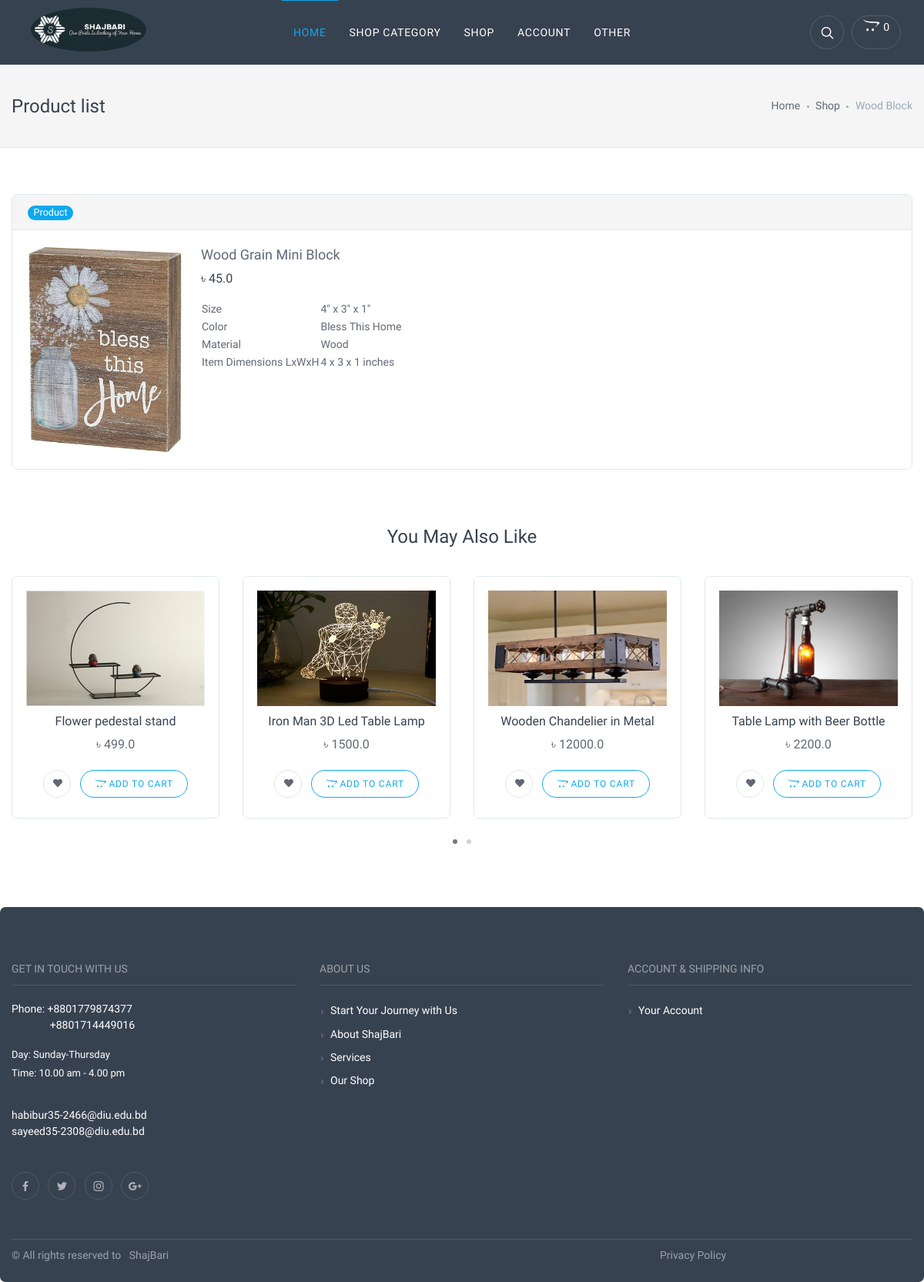
Screenshot of /category/17/wood-block with the database file from the repository.
### app_product/models.py (models this page shows, shortened)
class Category(MPTTModel):
    STATUS = (
        ('True', 'True'),
        ('False', 'False'),
    )
    parent = TreeForeignKey('self', blank=True, null=True, on_delete=models.CASCADE, related_name='Children')
    title = models.CharField(max_length=50)
    keywords = models.CharField(max_length=255)
    description = models.TextField(max_length=255)
    image = models.ImageField(blank=True, upload_to='uploads/')
    status = models.CharField(max_length=10, choices=STATUS)
    slug = models.SlugField(null=False, unique=True)
    create_at = models.DateTimeField(auto_now_add=True)
    update_at = models.DateTimeField(auto_now=True)
    class MPTTMeta:
        order_insertion_by = ['title']

class Product(models.Model):
    STATUS = (
        ('True', 'True'),
        ('False', 'False'),
    )
    category = models.ForeignKey(Category, on_delete=models.CASCADE)
    title = models.CharField(max_length=500)
    keywords = models.CharField(max_length=255)
    description = RichTextUploadingField()
    image = models.ImageField(blank=True, upload_to='uploads/')
    price = models.FloatField()
    amount = models.IntegerField()
    min_amount = models.IntegerField()
    details = RichTextUploadingField()
    status = models.CharField(max_length=10, choices=STATUS)
    slug = models.SlugField(null=False, unique=True)
    create_at = models.DateTimeField(auto_now_add=True)
    update_at = models.DateTimeField(auto_now=True)
    def image_tag(self):
        return mark_safe('<img src="{}" height="50"/>'.format(self.image.url))
    image_tag.sort_description = 'Image'

### app_home/views.py (the view)
# urls.py: path('category/<int:id>/<slug:slug>', views.CategoryView, name="CategoryView"),
def CategoryView(request, id, slug):
    products = Product.objects.filter(category_id=id)
    catdata = Category.objects.get(pk=id)
    you_may_like_products = Product.objects.all().order_by('?')[:6]  # random 6
    context = {
        'products': products,
        'you_may_like_products': you_may_like_products,
        'catdata': catdata,
    }
    return render(request, 'home/category_products.html', context)

### app_home/templatetags/custom_tags.py (called while the page is built)
@register.simple_tag
def CategoryList():
    return Category.objects.all()

@register.simple_tag
def CartProductCount(userid):
    product_count = ShopCart.objects.filter(user_id=userid).count()
    return product_count

### templates/home/category_products.html (shortened to what this page needs)
{% extends "base.html" %}
{% load static %}
{% block header_block %}
{% include "home/header.html" %}
{% endblock header_block %}
{% block content %}
<div class="offcanvas-wrapper">
  <div class="page-title">
    <div class="container">
      <div class="column">
        <h1>Product list</h1>
      </div>
      <div class="column">
        <ul class="breadcrumbs">
          <li><a href="{% url 'Home:IndexView' %}">Home</a>
          </li>
          <li class="separator">&nbsp;</li>
          <li><a href="{% url 'Product:ShopView' %}">Shop</a>
          </li>
          <li class="separator">&nbsp;</li>
          <li>{{ catdata.title }}</li>
        </ul>
      </div>
    </div>
  </div>
  <div class="container padding-bottom-3x mb-1">
    {% for product in products %}
    <div class="card mb-4">
      <div class="card-header"><span class="badge badge-pill badge-primary">Product</span></div>
      <div class="card-body">
        <div class="d-flex"><a class="pr-4 hidden-xs-down"
            href="{% url 'Product:ProductDetailView' slug=product.slug %}" style="max-width: 225px;"><img
              src="{{ product.image.url }}" alt="Product"></a>
          <div>
            <h5><a class="navi-link"
                href="{% url 'Product:ProductDetailView' slug=product.slug %}">{{ product.title }}</a>
            </h5>
            <h6>
              &#2547; {{ product.price }}
            </h6>
            <p>{{ product.details|safe }}</p>
          </div>
        </div>
      </div>
    </div>
    {% endfor %}
    <h3 class="text-center padding-top-2x mt-2 padding-bottom-1x">You May Also Like</h3>
    <div class="owl-carousel"
      data-owl-carousel="{ &quot;nav&quot;: false, &quot;dots&quot;: true, &quot;margin&quot;: 30, &quot;responsive&quot;: {&quot;0&quot;:{&quot;items&quot;:1},&quot;576&quot;:{&quot;items&quot;:2},&quot;768&quot;:{&quot;items&quot;:3},&quot;991&quot;:{&quot;items&quot;:4},&quot;1200&quot;:{&quot;items&quot;:4}} }">
      {% for product in you_may_like_products %}
      <div class="grid-item">
        <div class="product-card">
          <a class="product-thumb" href="{% url 'Product:ProductDetailView' slug=product.slug %}"><img
              src="{{ product.image.url }}" alt="{{ product.title }}" style="height: 150px;"></a>
          <h3 class="product-title"><a
              href="{% url 'Product:ProductDetailView' slug=product.slug %}">{{ product.title }}</a>
          </h3>
          <h4 class="product-price">
            &#2547; {{ product.price }}
          </h4>
          <div class="product-buttons">
            <a href="{% url 'Order:AddtoWishlistView' id=product.id %}" class="btn btn-outline-secondary btn-sm btn-wishlist" data-toggle="tooltip" title="Whishlist"><i
                class="fa fa-heart"></i></a>
            <a href="{% url 'Order:AddtoCartView' id=product.id %}" class="btn btn-outline-primary btn-sm"><i
                class="fab fa-opencart"></i> Add to Cart</a>
          </div>
        </div>
      </div>
      {% endfor %}
    </div>
  </div>
  {% block footer_block %}
  {% include "home/footer.html" %}
  {% endblock footer_block %}
</div>
{% endblock content %}

### rows the page displays
Category: title "Wood Block"
Product: image (picture), title "Wood Grain Mini Block", price "45.0", details "Size 4\" x 3\" x 1\" Color Bless This Home Material Wood Item Dimensions LxWxH 4 x 3 x 1 inches"
Product: image (picture), title "Flower pedestal stand", price "499.0"
Product: image (picture), title "Iron Man 3D Led Table Lamp", price "1500.0"
Product: image (picture), title "Wooden Chandelier in Metal", price "12000.0"
Product: image (picture), title "Table Lamp with Beer Bottle", price "2200.0"
